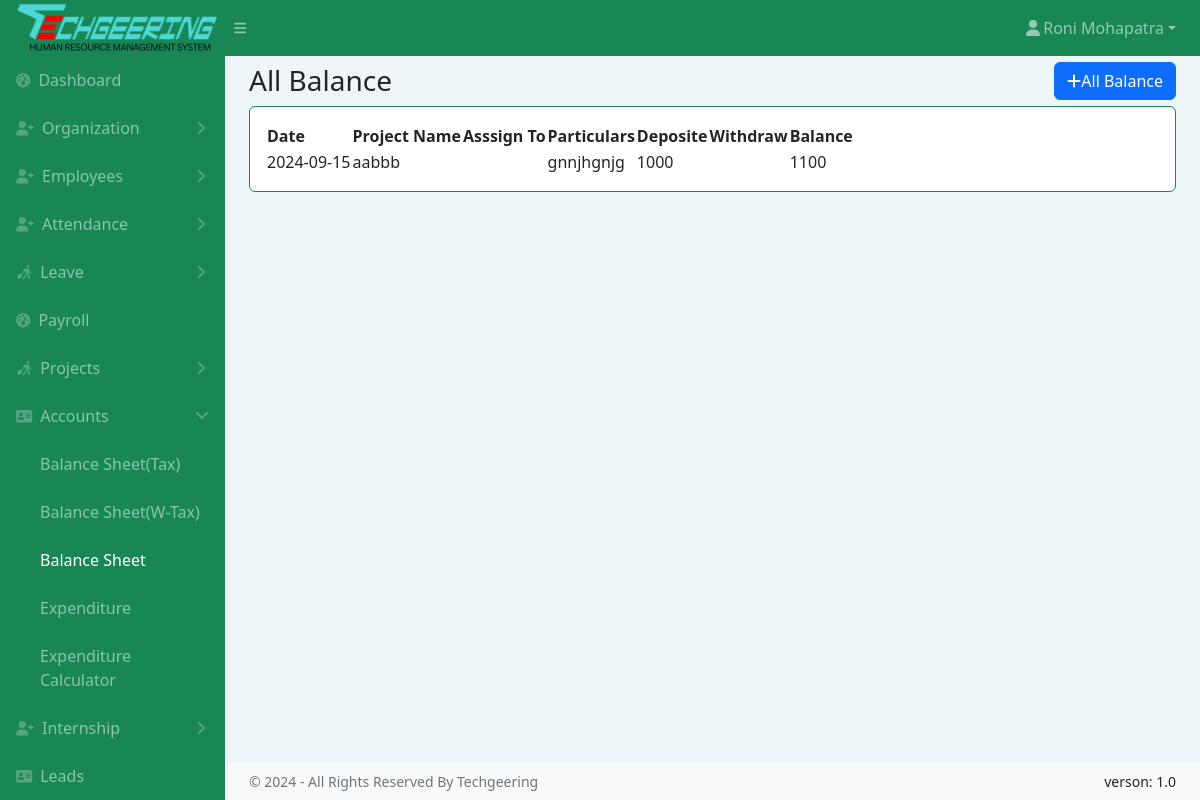
Before: /allbalance.php (signed in) with the older database file.
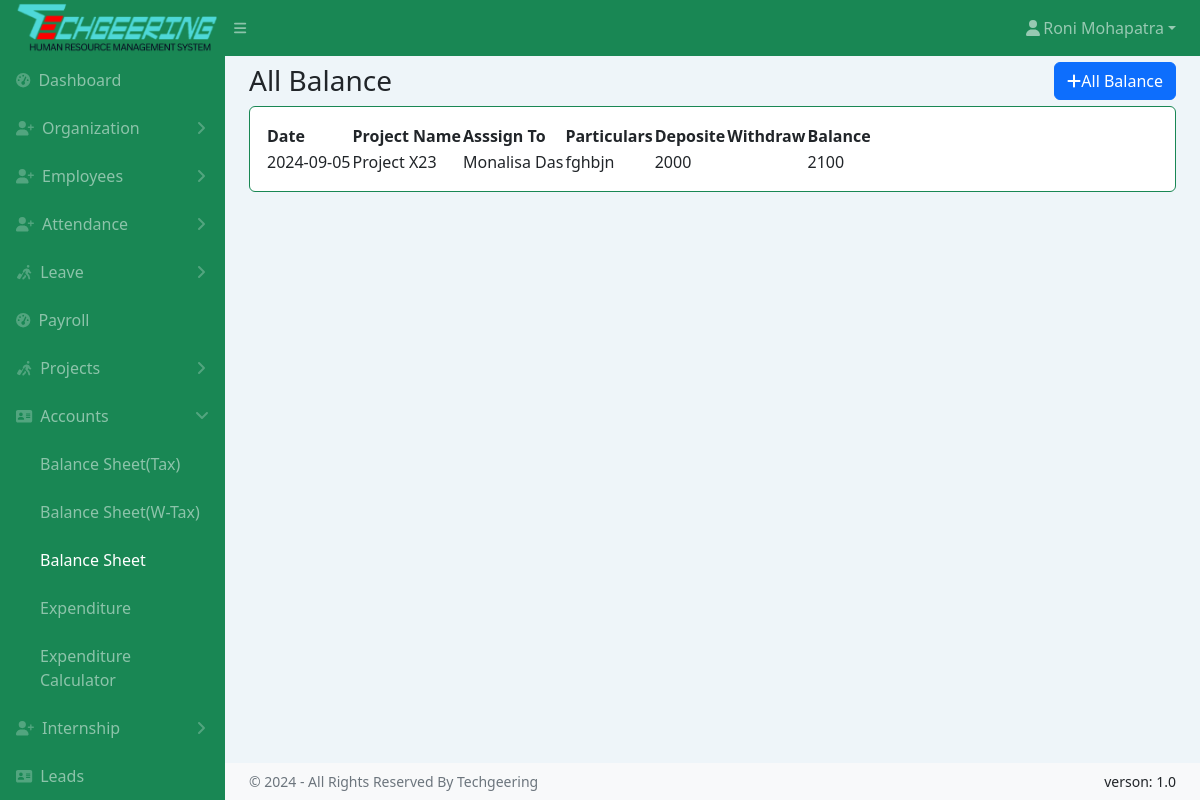
After: the same page with the newer database file.
### tables this page shows
CREATE TABLE `account` (
  `id` int(11) NOT NULL,
  `pro_id` int(11) NOT NULL,
  `assign_to` varchar(100) NOT NULL,
  `particulars` varchar(50) NOT NULL,
  `tex_type` enum('GST','NONGST') NOT NULL,
  `gst` varchar(20) NOT NULL,
  `deposite` varchar(20) NOT NULL,
  `withdraw` varchar(20) NOT NULL,
  `balance` varchar(20) NOT NULL,
  `balance_T` varchar(20) NOT NULL,
  `balance_WT` varchar(20) NOT NULL,
  `date` date NOT NULL,
  `date_time` datetime NOT NULL
);

CREATE TABLE `project` (
  `id` int(14) NOT NULL,
  `pro_name` varchar(128) DEFAULT NULL,
  `pro_start_date` varchar(128) DEFAULT NULL,
  `pro_end_date` varchar(128) DEFAULT NULL,
  `pro_description` varchar(1024) DEFAULT NULL,
  `pro_summary` varchar(512) DEFAULT NULL,
  `pro_status` enum('upcoming','complete','running','hold') NOT NULL DEFAULT 'running',
  `progress` varchar(128) DEFAULT NULL
);

### allbalance.php (the view, shortened to what this page needs)
<!DOCTYPE html>
<html lang="en">
<head>
    <link href="https://cdn.jsdelivr.net/npm/simple-datatables@7.1.2/dist/style.min.css" rel="stylesheet" />
    <link href="assets/css/styles.css" rel="stylesheet" />
</head>
<body class="sb-nav-fixed">
    <?php include 'common/topnav.php' ?>
    <div id="layoutSidenav">
        <?php include 'common/sidenav.php' ?>
        <div id="layoutSidenav_content">
            <main>
                <div class="container-fluid px-4">
                    <div class="d-flex justify-content-between align-items-center">
                        <h3 class="my-2">All Balance</h3>
                        <button type="button" class="btn btn-primary" data-bs-toggle="modal" data-bs-target="#addDept">
                            <i class="fa-solid fa-plus"></i>All Balance
                        </button>
                    </div>
                    <div class="card mb-4">
                        <div class="card-body">
                            <table id="datatablesSimple">
                                <thead>
                                    <tr>
                                        <th>Date</th>
                                        <th>Project Name</th>
                                        <th>Asssign To</th>
                                        <th>Particulars</th>
                                        <th>Deposite</th>
                                        <th>Withdraw</th>
                                        <th>Balance</th>
                                    </tr>
                                </thead>
                                <tbody>
                                    <?php
                                    include "common/conn.php";
                                    $sql = "SELECT * FROM
                                     account AS a
                                    INNER JOIN project AS p
                                    ON a.pro_id = p.id
                                    ORDER BY date_time DESC";
                                    $result = $conn->query($sql);
                                    if ($result->num_rows > 0) {
                                        while ($row = $result->fetch_assoc()) {
                                            ?>
                                            <tr>
                                                <td><?php echo $row["date"]; ?></td>
                                                <td><?php echo $row["pro_name"]; ?></td>
                                                <td><?php echo $row["assign_to"]; ?></td>
                                                <td><?php echo $row["particulars"]; ?></td>
                                                <td><?php echo $row["deposite"]; ?></td>
                                                <td><?php echo $row["withdraw"]; ?></td>
                                                <td><?php echo $row["balance"]; ?></td>
                                            </tr>
                                            <?php
                                        }
                                    } else {
                                        echo "0 results";
                                    }
                                    ?>
                                </tbody>
                            </table>
                        </div>
                    </div>
                </div>
            </main>
            <?php include 'common/copyrightfooter.php' ?>
        </div>
    </div>
</body>
</html>

Changed rows visible on the page:
no longer on this page (row unchanged): account: date "2024-09-15", project.pro_name "aabbb", particulars "gnnjhgnjg", deposite "1000", balance "1100"
added account: date "2024-09-05", project.pro_name "Project X23", assign_to "Monalisa Das", particulars "fghbjn", deposite "2000", balance "2100"
